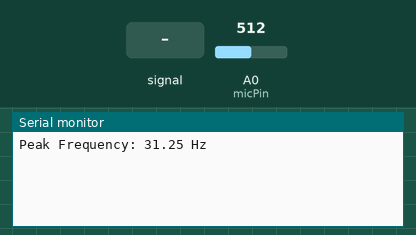
Simulated run of this sketch. Board: Arduino Uno, built with avr-gcc and run on an emulated ATmega328P. Shown: the last lines printed to the serial monitor. Inputs (shaded band) come from the test bench; at power-on: A0 (micPin) = 512.

Above: at 1.2 s.
1.3 s: A0 (micPin) fed a 200 Hz sine of ±81 counts around its level
At 2.5 s:
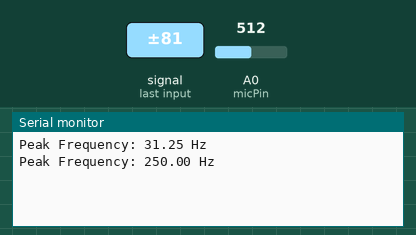
2.8 s: A0 (micPin) set to 0
At 3.2 s:
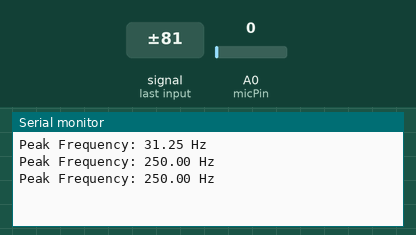
Timing chart, 0 to 5.8 s (numbered marks = the images above; inputs shaded):
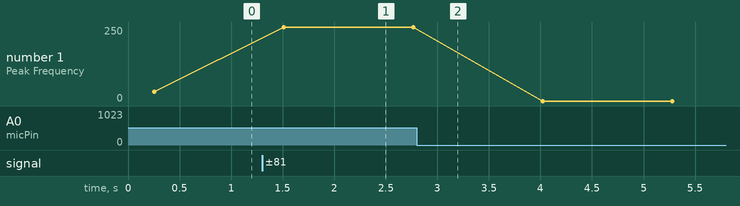

The sketch:

lab.ino
```cpp
#include "arduinoFFT.h"

const int micPin = A0;  // Пин, к которому подключен микрофон
const int samples = 128;  // Количество семплов для FFT
const double samplingFrequency = 2000;  // Частота дискретизации (примерно)

double vReal[samples];  // Массив для хранения реальной части данных
double vImag[samples];  // Массив для хранения мнимой части данных

ArduinoFFT<double> FFT = ArduinoFFT<double>();  // Создаем объект FFT с типом double

void setup() {
  Serial.begin(115200);
  pinMode(micPin, INPUT);
}

void loop() {
  // Сбор данных
  for (int i = 0; i < samples; i++) {
    vReal[i] = analogRead(micPin);  // Считываем данные с микрофона
    vImag[i] = 0;  // Мнимая часть всегда 0 для реальных сигналов
    delayMicroseconds(1000000 / samplingFrequency);  // Задержка для соблюдения частоты дискретизации
  }

  // Выполняем FFT
  FFT.windowing(vReal, samples, FFT_WIN_TYP_HAMMING, FFT_FORWARD);
  FFT.compute(vReal, vImag, samples, FFT_FORWARD);
  FFT.complexToMagnitude(vReal, vImag, samples);

  // Поиск частоты с максимальной амплитудой
  double peakFrequency = 0;
  double peakMagnitude = 0;
  for (int i = 2; i < (samples / 2); i++) {  // Игнорируем постоянную составляющую и зеркальные частоты
    if (vReal[i] > peakMagnitude) {
      peakMagnitude = vReal[i];
      peakFrequency = (i * 1.0 * samplingFrequency) / samples;
    }
  }

  // Выводим результат
  Serial.print("Peak Frequency: ");
  Serial.print(peakFrequency);
  Serial.println(" Hz");
  delay(1000);  // Задержка перед следующим измерением
}
```

Measured:
- after the input at 1.3 s, the serial monitor: prints a new line after 0.21 s (image 1)
- plotted number 1: 31.25 → 250 after the input at 1.3 s, 250 → 0 after the input at 2.8 s
